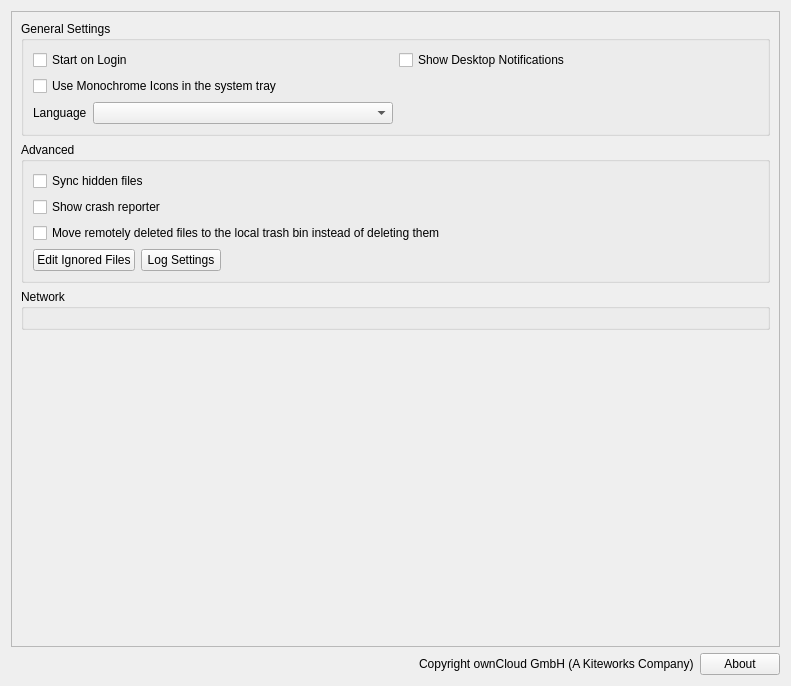
<?xml version="1.0" encoding="UTF-8"?>
<ui version="4.0">
 <class>OCC::GeneralSettings</class>
 <widget class="QWidget" name="OCC::GeneralSettings">
  <property name="geometry">
   <rect>
    <x>0</x>
    <y>0</y>
    <width>791</width>
    <height>686</height>
   </rect>
  </property>
  <property name="windowTitle">
   <string>Form</string>
  </property>
  <layout class="QVBoxLayout" name="verticalLayout_3">
   <item>
    <widget class="QScrollArea" name="scrollArea">
     <property name="widgetResizable">
      <bool>true</bool>
     </property>
     <widget class="QWidget" name="scrollAreaWidgetContents_2">
      <property name="geometry">
       <rect>
        <x>0</x>
        <y>0</y>
        <width>765</width>
        <height>618</height>
       </rect>
      </property>
      <layout class="QVBoxLayout" name="verticalLayout_5">
       <item>
        <widget class="QGroupBox" name="generalGroupBox">
         <property name="title">
          <string>General Settings</string>
         </property>
         <layout class="QGridLayout" name="gridLayout_2">
          <item row="1" column="0">
           <widget class="QCheckBox" name="monoIconsCheckBox">
            <property name="text">
             <string>Use Monochrome Icons in the system tray</string>
            </property>
           </widget>
          </item>
          <item row="0" column="1">
           <widget class="QCheckBox" name="desktopNotificationsCheckBox">
            <property name="text">
             <string>Show Desktop Notifications</string>
            </property>
           </widget>
          </item>
          <item row="0" column="0">
           <widget class="QCheckBox" name="autostartCheckBox">
            <property name="text">
             <string>Start on Login</string>
            </property>
           </widget>
          </item>
          <item row="2" column="0">
           <layout class="QHBoxLayout" name="horizontalLayout_6">
            <item>
             <widget class="QLabel" name="languageLabel">
              <property name="sizePolicy">
               <sizepolicy hsizetype="Maximum" vsizetype="Preferred">
                <horstretch>0</horstretch>
                <verstretch>0</verstretch>
               </sizepolicy>
              </property>
              <property name="locale">
               <locale language="English" country="UnitedStates"/>
              </property>
              <property name="text">
               <string>Language</string>
              </property>
              <property name="buddy">
               <cstring>languageDropdown</cstring>
              </property>
             </widget>
            </item>
            <item>
             <widget class="UDriveComboBox" name="languageDropdown">
              <property name="sizePolicy">
               <sizepolicy hsizetype="Minimum" vsizetype="Fixed">
                <horstretch>0</horstretch>
                <verstretch>0</verstretch>
               </sizepolicy>
              </property>
              <property name="accessibleName">
               <string>Language selector</string>
              </property>
              <property name="currentText">
               <string/>
              </property>
             </widget>
            </item>
           </layout>
          </item>
         </layout>
        </widget>
       </item>
       <item>
        <widget class="QGroupBox" name="advancedGroupBox">
         <property name="title">
          <string>Advanced</string>
         </property>
         <layout class="QHBoxLayout" name="horizontalLayout_5">
          <item>
           <layout class="QVBoxLayout" name="verticalLayout_6">
            <item>
             <widget class="QCheckBox" name="syncHiddenFilesCheckBox">
              <property name="text">
               <string>Sync hidden files</string>
              </property>
             </widget>
            </item>
            <item>
             <widget class="QCheckBox" name="crashreporterCheckBox">
              <property name="sizePolicy">
               <sizepolicy hsizetype="MinimumExpanding" vsizetype="Fixed">
                <horstretch>0</horstretch>
                <verstretch>0</verstretch>
               </sizepolicy>
              </property>
              <property name="text">
               <string>Show crash reporter</string>
              </property>
             </widget>
            </item>
            <item>
             <widget class="QCheckBox" name="moveToTrashCheckBox">
              <property name="text">
               <string>Move remotely deleted files to the local trash bin instead of deleting them</string>
              </property>
             </widget>
            </item>
            <item>
             <layout class="QHBoxLayout" name="horizontalLayout_4">
              <item>
               <widget class="QPushButton" name="ignoredFilesButton">
                <property name="text">
                 <string>Edit Ignored Files</string>
                </property>
               </widget>
              </item>
              <item>
               <widget class="QPushButton" name="logSettingsButton">
                <property name="text">
                 <string>Log Settings</string>
                </property>
               </widget>
              </item>
              <item>
               <spacer name="spacer_3">
                <property name="orientation">
                 <enum>Qt::Horizontal</enum>
                </property>
                <property name="sizeHint" stdset="0">
                 <size>
                  <width>555</width>
                  <height>20</height>
                 </size>
                </property>
               </spacer>
              </item>
             </layout>
            </item>
           </layout>
          </item>
         </layout>
        </widget>
       </item>
       <item>
        <widget class="QGroupBox" name="groupBox">
         <property name="title">
          <string>Network</string>
         </property>
         <layout class="QVBoxLayout" name="verticalLayout_4">
          <item>
           <widget class="NetworkSettings" name="widget" native="true">
            <property name="focusPolicy">
             <enum>Qt::StrongFocus</enum>
            </property>
           </widget>
          </item>
         </layout>
        </widget>
       </item>
       <item>
        <spacer name="verticalSpacer">
         <property name="orientation">
          <enum>Qt::Vertical</enum>
         </property>
         <property name="sizeHint" stdset="0">
          <size>
           <width>20</width>
           <height>40</height>
          </size>
         </property>
        </spacer>
       </item>
      </layout>
     </widget>
    </widget>
   </item>
   <item>
    <widget class="QWidget" name="versionInfoWidget" native="true">
     <layout class="QHBoxLayout" name="horizontalLayout_2">
      <property name="leftMargin">
       <number>0</number>
      </property>
      <property name="topMargin">
       <number>0</number>
      </property>
      <property name="rightMargin">
       <number>0</number>
      </property>
      <property name="bottomMargin">
       <number>0</number>
      </property>
      <item>
       <spacer name="spacer">
        <property name="orientation">
         <enum>Qt::Horizontal</enum>
        </property>
        <property name="sizeHint" stdset="0">
         <size>
          <width>40</width>
          <height>20</height>
         </size>
        </property>
       </spacer>
      </item>
      <item>
       <widget class="QLabel" name="copyrightLabel">
        <property name="cursor">
         <cursorShape>ArrowCursor</cursorShape>
        </property>
        <property name="text">
         <string notr="true">Copyright ownCloud GmbH (A Kiteworks Company)</string>
        </property>
        <property name="textInteractionFlags">
         <set>Qt::LinksAccessibleByMouse|Qt::TextSelectableByMouse</set>
        </property>
       </widget>
      </item>
      <item>
       <widget class="QPushButton" name="about_pushButton">
        <property name="text">
         <string>About</string>
        </property>
       </widget>
      </item>
     </layout>
    </widget>
   </item>
  </layout>
 </widget>
 <customwidgets>
  <customwidget>
   <class>UDriveComboBox</class>
   <extends>QComboBox</extends>
   <header>udrivecombobox.h</header>
  </customwidget>
  <customwidget>
   <class>NetworkSettings</class>
   <extends>QWidget</extends>
   <header>networksettings.h</header>
   <container>1</container>
  </customwidget>
 </customwidgets>
 <tabstops>
  <tabstop>autostartCheckBox</tabstop>
  <tabstop>desktopNotificationsCheckBox</tabstop>
  <tabstop>monoIconsCheckBox</tabstop>
  <tabstop>languageDropdown</tabstop>
  <tabstop>syncHiddenFilesCheckBox</tabstop>
  <tabstop>crashreporterCheckBox</tabstop>
  <tabstop>moveToTrashCheckBox</tabstop>
  <tabstop>ignoredFilesButton</tabstop>
  <tabstop>logSettingsButton</tabstop>
  <tabstop>widget</tabstop>
  <tabstop>scrollArea</tabstop>
  <tabstop>about_pushButton</tabstop>
 </tabstops>
 <resources/>
 <connections/>
</ui>
